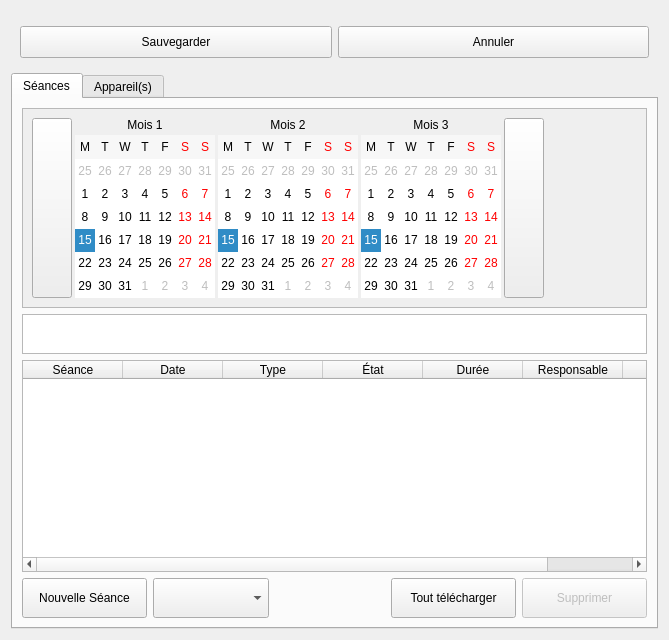
<?xml version="1.0" encoding="UTF-8"?>
<ui version="4.0">
 <class>ParticipantWidget</class>
 <widget class="QWidget" name="ParticipantWidget">
  <property name="geometry">
   <rect>
    <x>0</x>
    <y>0</y>
    <width>669</width>
    <height>640</height>
   </rect>
  </property>
  <property name="windowTitle">
   <string>Form</string>
  </property>
  <property name="styleSheet">
   <string notr="true">/*
QPushButton#btnConnect{background-color:qlineargradient(x1: 0, y1: 0, x2: 0, y2: 1, stop: 0 rgb(0, 170, 0), stop: 1 rgb(75, 200, 0));}
QPushButton#btnDelSession{background-color:qlineargradient(x1: 0, y1: 0, x2: 0, y2: 1, stop: 0 rgb(117, 0, 0), stop: 1 rgb(200, 0, 0));}
QWidget{background-color: rgba(0,0,0,0);color:white;border-radius:5px}
QWidget#mainWidget{background-color:rgba(128,128,128,25%);}
QWidget#frmProfile,QWidget#pageProfile{background-color:rgba(108,8,156,25%);}
QPlainTextEdit,QLineEdit,QListWidget,QComboBox,QTextEdit,QSpinBox{background-color: rgba(255,255,255,50%); color: black;}

QTableWidget{
background-color: rgba(0,0,0,50%);
color: white;
border: 1px solid rgba(255,255,255,50%);
}

QLabel#lblLastOnline{color:lightblue;}
QLabel#lblError,QLabel#lblCamMissing,QLabel#lblAudioMissing{color:red; background-color:rgba(255,0,0,30%);}

QPushButton:!enabled, QPushButton#btnDelSession:!enabled, QLineEdit:!enabled, QListWidget:!enabled,QComboBox:!enabled,QTextEdit:!enabled,QPlainTextEdit:!enabled,QToolButton{background-color: rgba(0,0,0,30%);color:white;border:0}
QDateEdit::down-arrow:!enabled,QTimeEdit::down-arrow:!enabled,QDateEdit::up-arrow:!enabled,QTimeEdit::up-arrow:!enabled,QComboBox::drop-down:!enabled{background-color:rgba(0,0,0,0%);}

QTextEdit#txtProfile{background-color: rgba(255,255,255,80%);color:black;border:0}
QTextEdit:!enabled#txtProfile{background-color: rgba(255,255,255,60%);color:black;border:0}

QFrame#frmSelUser{background-color:rgba(100,100,200,50%);}
QFrame#frmAudio,QFrame#frmCam1,QFrame#frmCam2,QFrame#frmSensors,QFrame#frmWebRTC,QFrame#frmVirtualCam,QFrame#frmExternalPrograms{background-color:rgba(100,100,200,35%);}

QCheckBox::indicator:unchecked:!enabled { background-color:rgba(128,0,0,100%);}
QCheckBox::indicator:checked:!enabled { background-color:green;}
QCheckBox::indicator:unchecked{ background-color:red;border-radius:3px;}
QCheckBox::indicator:checked {background-color:rgb(0,255,0);border-radius:3px;}
QCheckBox:checked{color:lightgreen;background-color:rgba(0,0,0,0%);}
QCheckBox:!checked{color:red;background-color:rgba(0,0,0,0%);}

QPushButton{background-color:qlineargradient(x1: 0, y1: 0, x2: 0, y2: 1, stop: 0 #2198c0, stop: 1 #0d5ca6);}
QPushButton:checked{background-color:rgb(128,128,128); border:1px solid rgba(255,255,255,50%);}
QPushButton:hover,QPushButton:checked{background-color:  rgba(255,255,255,75%);color:black;}
QPushButton#btnEditUser:hover{background-color:  rgba(255,255,255,75%);color:black;}
QPushButton#btnEdit,QPushButton#btnDelete,QPushButton#btnExisting{background-color:  rgba(255,255,255,0%);border:0 px;}
QPushButton#btnEdit:hover,QPushButton#btnDelete:hover,QPushButton#btnExisting:hover{background-color:  rgba(255,255,255,25%);border:0 px;}
QPushButton#btnExisting:checked{background-color:rgba(0,100,200,50%);}
QPushButton#btnUpgrade{background-color:rgba(200,0,0,90%);}

QToolButton:hover{background-color:  rgba(255,255,255,50);}

QTreeWidget::branch:closed:has-children:has-siblings  {
            border-image: none;
            image: url(:/pictures/controls/branch_closed.png);
    }
     
    QTreeView::branch:open:has-children:!has-siblings,
    QTreeView::branch:open:has-children:has-siblings   {
            border-image: none;
            image:url(:/pictures/controls/branch_opened.png);
    }

QWidget#lineOnline{background-color:blue;}
QWidget#lineOffline{background-color:red;}
QWidget#lineBoth{background-color:rgb(255,0,255);}


QTabWidget::pane { 
	background-color: rgba(128,128,140,25%);
	border-radius: 5px;
    border: 2px solid rgba(128,128,140,50%);
 }

 QTabWidget::tab-bar {
     left: 5px; 
 }


 QTabBar::tab,QTableWidget::tab,QHeaderView::section {
     background: qlineargradient(x1: 0, y1: 0, x2: 0, y2: 1,
                                 stop: 0  rgba(128,128,140,50%),  stop: 1.0  rgba(128,128,140,25%));
     border: 2px solid  rgba(128,128,140,50%);
     border-bottom: 0px;
     border-top-left-radius: 4px;
     border-top-right-radius: 4px;
     padding: 2px;
min-height:25px;
 }

 QTabBar::tab:selected, QTabBar::tab:hover {

background: qlineargradient(x1: 0, y1: 0, x2: 0, y2: 1,
                                 stop: 0  rgba(128,128,140,70%),  stop: 1.0  rgba(128,128,140,50%));
 }

 QTabBar::tab:selected {
     border-color:rgba(128,128,140,60%);
     border-bottom-color:rgba(128,128,140,60%); 
 }

 QTabBar::tab:!selected {
     margin-top: 2px; 
 }
 QCalendarWidget QWidget#qt_calendar_navigationbar { background-color: qlineargradient(x1:0, y1:0, x2:0, y2:1, stop: 0 #cccccc, stop: 1 #333333); }
    QCalendarWidget QToolButton {
    height: 20px;
    color: white;
    font-size: 12px;
	font-weight: bold;
    icon-size: 20px, 20px;
    background-color: qlineargradient(x1:0, y1:0, x2:0, y2:1, stop: 0 #cccccc, stop: 1 #333333);
    }
QCalendarWidget QMenu {
left: 20px;
color: white;
font-size: 12px;
background-color: rgb(100, 100, 100);
}
QCalendarWidget QSpinBox {
font-size:12px;
color: white;
background-color: qlineargradient(x1:0, y1:0, x2:0, y2:1, stop: 0 #cccccc, stop: 1 #333333);
selection-background-color: rgb(136, 136, 136);
selection-color: rgb(255, 255, 255);
}
QCalendarWidget QSpinBox::up-button { subcontrol-origin: border; subcontrol-position: top right;  }
QCalendarWidget QSpinBox::down-button {subcontrol-origin: border; subcontrol-position: bottom right; }
QCalendarWidget QSpinBox::up-arrow { width:16px; height:16px; }
QCalendarWidget QSpinBox::down-arrow { width:16px; height:16px; }

   
    QCalendarWidget QWidget { alternate-background-color: #0d5ca6; }
     
    
    QCalendarWidget QAbstractItemView:enabled
    {
    font-size:12px;
    color: rgb(180, 180, 180);
    background-color: black;
    selection-background-color: rgb(0,0,0);
    selection-color: rgb(0, 255, 0);
    }
     
    
    QCalendarWidget QAbstractItemView:disabled { color: rgb(64, 64, 64); }
*/
</string>
  </property>
  <layout class="QVBoxLayout" name="verticalLayout">
   <item>
    <widget class="TeraForm" name="wdgParticipant" native="true">
     <property name="sizePolicy">
      <sizepolicy hsizetype="Preferred" vsizetype="Maximum">
       <horstretch>0</horstretch>
       <verstretch>0</verstretch>
      </sizepolicy>
     </property>
    </widget>
   </item>
   <item>
    <widget class="QFrame" name="frameButtons">
     <layout class="QHBoxLayout" name="horizontalLayout_2">
      <item>
       <widget class="QPushButton" name="btnSave">
        <property name="minimumSize">
         <size>
          <width>0</width>
          <height>32</height>
         </size>
        </property>
        <property name="cursor">
         <cursorShape>PointingHandCursor</cursorShape>
        </property>
        <property name="text">
         <string>Sauvegarder</string>
        </property>
        <property name="icon">
         <iconset resource="../../resources/TeraClient.qrc">
          <normaloff>:/icons/save.png</normaloff>:/icons/save.png</iconset>
        </property>
        <property name="iconSize">
         <size>
          <width>24</width>
          <height>24</height>
         </size>
        </property>
       </widget>
      </item>
      <item>
       <widget class="QPushButton" name="btnUndo">
        <property name="enabled">
         <bool>true</bool>
        </property>
        <property name="minimumSize">
         <size>
          <width>0</width>
          <height>32</height>
         </size>
        </property>
        <property name="cursor">
         <cursorShape>PointingHandCursor</cursorShape>
        </property>
        <property name="text">
         <string>Annuler</string>
        </property>
        <property name="icon">
         <iconset resource="../../resources/TeraClient.qrc">
          <normaloff>:/icons/undo.png</normaloff>:/icons/undo.png</iconset>
        </property>
        <property name="iconSize">
         <size>
          <width>24</width>
          <height>24</height>
         </size>
        </property>
       </widget>
      </item>
     </layout>
    </widget>
   </item>
   <item>
    <widget class="QTabWidget" name="tabParticipantInfos">
     <property name="currentIndex">
      <number>0</number>
     </property>
     <property name="iconSize">
      <size>
       <width>20</width>
       <height>20</height>
      </size>
     </property>
     <widget class="QWidget" name="tabSessions">
      <attribute name="icon">
       <iconset resource="../../resources/TeraClient.qrc">
        <normaloff>:/icons/session.png</normaloff>:/icons/session.png</iconset>
      </attribute>
      <attribute name="title">
       <string>Séances</string>
      </attribute>
      <layout class="QVBoxLayout" name="verticalLayout_8">
       <item>
        <widget class="QScrollArea" name="calArea">
         <property name="sizePolicy">
          <sizepolicy hsizetype="MinimumExpanding" vsizetype="Fixed">
           <horstretch>0</horstretch>
           <verstretch>0</verstretch>
          </sizepolicy>
         </property>
         <property name="minimumSize">
          <size>
           <width>0</width>
           <height>200</height>
          </size>
         </property>
         <property name="maximumSize">
          <size>
           <width>16777215</width>
           <height>200</height>
          </size>
         </property>
         <property name="verticalScrollBarPolicy">
          <enum>Qt::ScrollBarAlwaysOff</enum>
         </property>
         <property name="horizontalScrollBarPolicy">
          <enum>Qt::ScrollBarAlwaysOff</enum>
         </property>
         <property name="widgetResizable">
          <bool>true</bool>
         </property>
         <widget class="QWidget" name="scrollAreaWidgetContents">
          <property name="geometry">
           <rect>
            <x>0</x>
            <y>0</y>
            <width>633</width>
            <height>208</height>
           </rect>
          </property>
          <layout class="QVBoxLayout" name="verticalLayout_5">
           <item>
            <layout class="QHBoxLayout" name="horLayoutCalendars">
             <property name="spacing">
              <number>3</number>
             </property>
             <item>
              <widget class="QPushButton" name="btnPrevCal">
               <property name="sizePolicy">
                <sizepolicy hsizetype="Fixed" vsizetype="Expanding">
                 <horstretch>0</horstretch>
                 <verstretch>0</verstretch>
                </sizepolicy>
               </property>
               <property name="maximumSize">
                <size>
                 <width>16777215</width>
                 <height>16777215</height>
                </size>
               </property>
               <property name="cursor">
                <cursorShape>PointingHandCursor</cursorShape>
               </property>
               <property name="text">
                <string/>
               </property>
               <property name="icon">
                <iconset resource="../../resources/TeraClient.qrc">
                 <normaloff>:/controls/branch_left.png</normaloff>:/controls/branch_left.png</iconset>
               </property>
              </widget>
             </item>
             <item>
              <layout class="QVBoxLayout" name="verticalLayout_4">
               <property name="spacing">
                <number>3</number>
               </property>
               <item>
                <widget class="QLabel" name="lblMonth1">
                 <property name="sizePolicy">
                  <sizepolicy hsizetype="Fixed" vsizetype="Fixed">
                   <horstretch>0</horstretch>
                   <verstretch>0</verstretch>
                  </sizepolicy>
                 </property>
                 <property name="minimumSize">
                  <size>
                   <width>0</width>
                   <height>0</height>
                  </size>
                 </property>
                 <property name="maximumSize">
                  <size>
                   <width>190</width>
                   <height>16777215</height>
                  </size>
                 </property>
                 <property name="text">
                  <string>Mois 1</string>
                 </property>
                 <property name="scaledContents">
                  <bool>false</bool>
                 </property>
                 <property name="alignment">
                  <set>Qt::AlignCenter</set>
                 </property>
                </widget>
               </item>
               <item>
                <widget class="HistoryCalendarWidget" name="calMonth1">
                 <property name="enabled">
                  <bool>true</bool>
                 </property>
                 <property name="sizePolicy">
                  <sizepolicy hsizetype="Maximum" vsizetype="Fixed">
                   <horstretch>0</horstretch>
                   <verstretch>0</verstretch>
                  </sizepolicy>
                 </property>
                 <property name="minimumSize">
                  <size>
                   <width>0</width>
                   <height>0</height>
                  </size>
                 </property>
                 <property name="maximumSize">
                  <size>
                   <width>5000</width>
                   <height>175</height>
                  </size>
                 </property>
                 <property name="cursor">
                  <cursorShape>PointingHandCursor</cursorShape>
                 </property>
                 <property name="toolTip">
                  <string/>
                 </property>
                 <property name="minimumDate">
                  <date>
                   <year>2013</year>
                   <month>1</month>
                   <day>1</day>
                  </date>
                 </property>
                 <property name="maximumDate">
                  <date>
                   <year>3000</year>
                   <month>1</month>
                   <day>1</day>
                  </date>
                 </property>
                 <property name="gridVisible">
                  <bool>false</bool>
                 </property>
                 <property name="selectionMode">
                  <enum>QCalendarWidget::SingleSelection</enum>
                 </property>
                 <property name="horizontalHeaderFormat">
                  <enum>QCalendarWidget::SingleLetterDayNames</enum>
                 </property>
                 <property name="verticalHeaderFormat">
                  <enum>QCalendarWidget::NoVerticalHeader</enum>
                 </property>
                 <property name="navigationBarVisible">
                  <bool>false</bool>
                 </property>
                 <property name="dateEditEnabled">
                  <bool>false</bool>
                 </property>
                </widget>
               </item>
              </layout>
             </item>
             <item>
              <layout class="QVBoxLayout" name="verticalLayout_6">
               <property name="spacing">
                <number>3</number>
               </property>
               <item>
                <widget class="QLabel" name="lblMonth2">
                 <property name="sizePolicy">
                  <sizepolicy hsizetype="Fixed" vsizetype="Fixed">
                   <horstretch>0</horstretch>
                   <verstretch>0</verstretch>
                  </sizepolicy>
                 </property>
                 <property name="maximumSize">
                  <size>
                   <width>190</width>
                   <height>16777215</height>
                  </size>
                 </property>
                 <property name="text">
                  <string>Mois 2</string>
                 </property>
                 <property name="alignment">
                  <set>Qt::AlignCenter</set>
                 </property>
                </widget>
               </item>
               <item>
                <widget class="HistoryCalendarWidget" name="calMonth2">
                 <property name="sizePolicy">
                  <sizepolicy hsizetype="Maximum" vsizetype="Fixed">
                   <horstretch>0</horstretch>
                   <verstretch>0</verstretch>
                  </sizepolicy>
                 </property>
                 <property name="maximumSize">
                  <size>
                   <width>5000</width>
                   <height>175</height>
                  </size>
                 </property>
                 <property name="cursor">
                  <cursorShape>PointingHandCursor</cursorShape>
                 </property>
                 <property name="horizontalHeaderFormat">
                  <enum>QCalendarWidget::SingleLetterDayNames</enum>
                 </property>
                 <property name="verticalHeaderFormat">
                  <enum>QCalendarWidget::NoVerticalHeader</enum>
                 </property>
                 <property name="navigationBarVisible">
                  <bool>false</bool>
                 </property>
                 <property name="dateEditEnabled">
                  <bool>false</bool>
                 </property>
                </widget>
               </item>
              </layout>
             </item>
             <item>
              <layout class="QVBoxLayout" name="verticalLayout_7">
               <property name="spacing">
                <number>3</number>
               </property>
               <item>
                <widget class="QLabel" name="lblMonth3">
                 <property name="sizePolicy">
                  <sizepolicy hsizetype="Fixed" vsizetype="Fixed">
                   <horstretch>0</horstretch>
                   <verstretch>0</verstretch>
                  </sizepolicy>
                 </property>
                 <property name="maximumSize">
                  <size>
                   <width>190</width>
                   <height>16777215</height>
                  </size>
                 </property>
                 <property name="text">
                  <string>Mois 3</string>
                 </property>
                 <property name="alignment">
                  <set>Qt::AlignCenter</set>
                 </property>
                </widget>
               </item>
               <item>
                <widget class="HistoryCalendarWidget" name="calMonth3">
                 <property name="sizePolicy">
                  <sizepolicy hsizetype="Maximum" vsizetype="Fixed">
                   <horstretch>0</horstretch>
                   <verstretch>0</verstretch>
                  </sizepolicy>
                 </property>
                 <property name="maximumSize">
                  <size>
                   <width>5000</width>
                   <height>175</height>
                  </size>
                 </property>
                 <property name="cursor">
                  <cursorShape>PointingHandCursor</cursorShape>
                 </property>
                 <property name="horizontalHeaderFormat">
                  <enum>QCalendarWidget::SingleLetterDayNames</enum>
                 </property>
                 <property name="verticalHeaderFormat">
                  <enum>QCalendarWidget::NoVerticalHeader</enum>
                 </property>
                 <property name="navigationBarVisible">
                  <bool>false</bool>
                 </property>
                 <property name="dateEditEnabled">
                  <bool>false</bool>
                 </property>
                </widget>
               </item>
              </layout>
             </item>
             <item>
              <widget class="QPushButton" name="btnNextCal">
               <property name="sizePolicy">
                <sizepolicy hsizetype="Fixed" vsizetype="Expanding">
                 <horstretch>0</horstretch>
                 <verstretch>0</verstretch>
                </sizepolicy>
               </property>
               <property name="maximumSize">
                <size>
                 <width>16777215</width>
                 <height>16777215</height>
                </size>
               </property>
               <property name="cursor">
                <cursorShape>PointingHandCursor</cursorShape>
               </property>
               <property name="text">
                <string/>
               </property>
               <property name="icon">
                <iconset resource="../../resources/TeraClient.qrc">
                 <normaloff>:/controls/branch_closed.png</normaloff>:/controls/branch_closed.png</iconset>
               </property>
               <property name="iconSize">
                <size>
                 <width>16</width>
                 <height>16</height>
                </size>
               </property>
              </widget>
             </item>
             <item>
              <spacer name="horizontalSpacer_3">
               <property name="orientation">
                <enum>Qt::Horizontal</enum>
               </property>
               <property name="sizeHint" stdset="0">
                <size>
                 <width>40</width>
                 <height>20</height>
                </size>
               </property>
              </spacer>
             </item>
            </layout>
           </item>
          </layout>
         </widget>
        </widget>
       </item>
       <item>
        <widget class="QListWidget" name="lstFilters">
         <property name="sizePolicy">
          <sizepolicy hsizetype="MinimumExpanding" vsizetype="Maximum">
           <horstretch>0</horstretch>
           <verstretch>0</verstretch>
          </sizepolicy>
         </property>
         <property name="minimumSize">
          <size>
           <width>0</width>
           <height>0</height>
          </size>
         </property>
         <property name="maximumSize">
          <size>
           <width>16777215</width>
           <height>40</height>
          </size>
         </property>
         <property name="font">
          <font>
           <pointsize>10</pointsize>
          </font>
         </property>
         <property name="editTriggers">
          <set>QAbstractItemView::NoEditTriggers</set>
         </property>
         <property name="showDropIndicator" stdset="0">
          <bool>false</bool>
         </property>
         <property name="selectionMode">
          <enum>QAbstractItemView::NoSelection</enum>
         </property>
         <property name="selectionBehavior">
          <enum>QAbstractItemView::SelectRows</enum>
         </property>
         <property name="movement">
          <enum>QListView::Static</enum>
         </property>
         <property name="flow">
          <enum>QListView::LeftToRight</enum>
         </property>
         <property name="layoutMode">
          <enum>QListView::SinglePass</enum>
         </property>
         <property name="spacing">
          <number>10</number>
         </property>
        </widget>
       </item>
       <item>
        <widget class="QTableWidget" name="tableSessions">
         <property name="editTriggers">
          <set>QAbstractItemView::NoEditTriggers</set>
         </property>
         <property name="selectionMode">
          <enum>QAbstractItemView::SingleSelection</enum>
         </property>
         <property name="selectionBehavior">
          <enum>QAbstractItemView::SelectRows</enum>
         </property>
         <property name="iconSize">
          <size>
           <width>20</width>
           <height>20</height>
          </size>
         </property>
         <property name="sortingEnabled">
          <bool>true</bool>
         </property>
         <attribute name="horizontalHeaderMinimumSectionSize">
          <number>75</number>
         </attribute>
         <attribute name="horizontalHeaderDefaultSectionSize">
          <number>100</number>
         </attribute>
         <attribute name="horizontalHeaderStretchLastSection">
          <bool>true</bool>
         </attribute>
         <column>
          <property name="text">
           <string>Séance</string>
          </property>
         </column>
         <column>
          <property name="text">
           <string>Date</string>
          </property>
          <property name="textAlignment">
           <set>AlignCenter</set>
          </property>
         </column>
         <column>
          <property name="text">
           <string>Type</string>
          </property>
          <property name="textAlignment">
           <set>AlignCenter</set>
          </property>
         </column>
         <column>
          <property name="text">
           <string>État</string>
          </property>
          <property name="textAlignment">
           <set>AlignCenter</set>
          </property>
         </column>
         <column>
          <property name="text">
           <string>Durée</string>
          </property>
          <property name="textAlignment">
           <set>AlignCenter</set>
          </property>
         </column>
         <column>
          <property name="text">
           <string>Responsable</string>
          </property>
         </column>
         <column>
          <property name="text">
           <string>Actions</string>
          </property>
         </column>
        </widget>
       </item>
       <item>
        <layout class="QHBoxLayout" name="horizontalLayout">
         <item>
          <widget class="QPushButton" name="btnConnect">
           <property name="enabled">
            <bool>true</bool>
           </property>
           <property name="sizePolicy">
            <sizepolicy hsizetype="Maximum" vsizetype="Minimum">
             <horstretch>0</horstretch>
             <verstretch>0</verstretch>
            </sizepolicy>
           </property>
           <property name="minimumSize">
            <size>
             <width>125</width>
             <height>40</height>
            </size>
           </property>
           <property name="maximumSize">
            <size>
             <width>16777215</width>
             <height>16777215</height>
            </size>
           </property>
           <property name="cursor">
            <cursorShape>PointingHandCursor</cursorShape>
           </property>
           <property name="text">
            <string>Nouvelle Séance</string>
           </property>
           <property name="icon">
            <iconset resource="../../resources/TeraClient.qrc">
             <normaloff>:/icons/new.png</normaloff>:/icons/new.png</iconset>
           </property>
           <property name="iconSize">
            <size>
             <width>24</width>
             <height>24</height>
            </size>
           </property>
           <property name="flat">
            <bool>false</bool>
           </property>
          </widget>
         </item>
         <item>
          <widget class="QComboBox" name="cmbSessionType">
           <property name="enabled">
            <bool>true</bool>
           </property>
           <property name="sizePolicy">
            <sizepolicy hsizetype="MinimumExpanding" vsizetype="Fixed">
             <horstretch>0</horstretch>
             <verstretch>0</verstretch>
            </sizepolicy>
           </property>
           <property name="minimumSize">
            <size>
             <width>0</width>
             <height>40</height>
            </size>
           </property>
           <property name="maximumSize">
            <size>
             <width>400</width>
             <height>16777215</height>
            </size>
           </property>
          </widget>
         </item>
         <item>
          <spacer name="horizontalSpacer">
           <property name="orientation">
            <enum>Qt::Horizontal</enum>
           </property>
           <property name="sizeHint" stdset="0">
            <size>
             <width>40</width>
             <height>20</height>
            </size>
           </property>
          </spacer>
         </item>
         <item>
          <widget class="QPushButton" name="btnDownloadAll">
           <property name="enabled">
            <bool>true</bool>
           </property>
           <property name="minimumSize">
            <size>
             <width>125</width>
             <height>40</height>
            </size>
           </property>
           <property name="cursor">
            <cursorShape>PointingHandCursor</cursorShape>
           </property>
           <property name="text">
            <string>Tout télécharger</string>
           </property>
           <property name="icon">
            <iconset resource="../../resources/TeraClient.qrc">
             <normaloff>:/icons/save.png</normaloff>:/icons/save.png</iconset>
           </property>
          </widget>
         </item>
         <item>
          <widget class="QPushButton" name="btnDelSession">
           <property name="enabled">
            <bool>false</bool>
           </property>
           <property name="minimumSize">
            <size>
             <width>125</width>
             <height>40</height>
            </size>
           </property>
           <property name="cursor">
            <cursorShape>PointingHandCursor</cursorShape>
           </property>
           <property name="text">
            <string>Supprimer</string>
           </property>
           <property name="icon">
            <iconset resource="../../resources/TeraClient.qrc">
             <normaloff>:/icons/delete.png</normaloff>:/icons/delete.png</iconset>
           </property>
          </widget>
         </item>
        </layout>
       </item>
      </layout>
     </widget>
     <widget class="QWidget" name="tabDevices">
      <attribute name="icon">
       <iconset resource="../../resources/TeraClient.qrc">
        <normaloff>:/icons/device.png</normaloff>:/icons/device.png</iconset>
      </attribute>
      <attribute name="title">
       <string>Appareil(s)</string>
      </attribute>
      <layout class="QHBoxLayout" name="horizontalLayout_3">
       <item>
        <layout class="QVBoxLayout" name="verticalLayout_9">
         <item>
          <widget class="QLabel" name="lblDevices">
           <property name="text">
            <string>Appareil(s) assigné(s)</string>
           </property>
           <property name="alignment">
            <set>Qt::AlignCenter</set>
           </property>
          </widget>
         </item>
         <item>
          <widget class="QListWidget" name="lstDevices">
           <property name="enabled">
            <bool>true</bool>
           </property>
           <property name="editTriggers">
            <set>QAbstractItemView::NoEditTriggers</set>
           </property>
           <property name="selectionMode">
            <enum>QAbstractItemView::SingleSelection</enum>
           </property>
           <property name="iconSize">
            <size>
             <width>24</width>
             <height>24</height>
            </size>
           </property>
          </widget>
         </item>
        </layout>
       </item>
       <item>
        <layout class="QVBoxLayout" name="verticalLayout_2">
         <item>
          <spacer name="verticalSpacer">
           <property name="orientation">
            <enum>Qt::Vertical</enum>
           </property>
           <property name="sizeHint" stdset="0">
            <size>
             <width>20</width>
             <height>40</height>
            </size>
           </property>
          </spacer>
         </item>
         <item>
          <widget class="QPushButton" name="btnAddDevice">
           <property name="enabled">
            <bool>false</bool>
           </property>
           <property name="minimumSize">
            <size>
             <width>100</width>
             <height>32</height>
            </size>
           </property>
           <property name="cursor">
            <cursorShape>PointingHandCursor</cursorShape>
           </property>
           <property name="text">
            <string>&lt;&lt;&lt; Ajouter</string>
           </property>
          </widget>
         </item>
         <item>
          <widget class="QPushButton" name="btnDelDevice">
           <property name="enabled">
            <bool>false</bool>
           </property>
           <property name="minimumSize">
            <size>
             <width>100</width>
             <height>32</height>
            </size>
           </property>
           <property name="cursor">
            <cursorShape>PointingHandCursor</cursorShape>
           </property>
           <property name="text">
            <string>Retirer &gt;&gt;&gt;</string>
           </property>
          </widget>
         </item>
         <item>
          <spacer name="verticalSpacer_2">
           <property name="orientation">
            <enum>Qt::Vertical</enum>
           </property>
           <property name="sizeHint" stdset="0">
            <size>
             <width>20</width>
             <height>40</height>
            </size>
           </property>
          </spacer>
         </item>
        </layout>
       </item>
       <item>
        <layout class="QVBoxLayout" name="verticalLayout_3">
         <item>
          <widget class="QLabel" name="lblAvailDevices">
           <property name="text">
            <string>Appareils disponibles</string>
           </property>
           <property name="alignment">
            <set>Qt::AlignCenter</set>
           </property>
          </widget>
         </item>
         <item>
          <widget class="QListWidget" name="lstAvailDevices"/>
         </item>
        </layout>
       </item>
      </layout>
     </widget>
    </widget>
   </item>
  </layout>
 </widget>
 <customwidgets>
  <customwidget>
   <class>TeraForm</class>
   <extends>QWidget</extends>
   <header>TeraForm.h</header>
   <container>1</container>
  </customwidget>
  <customwidget>
   <class>HistoryCalendarWidget</class>
   <extends>QCalendarWidget</extends>
   <header>HistoryCalendarWidget.h</header>
  </customwidget>
 </customwidgets>
 <resources>
  <include location="../../resources/TeraClient.qrc"/>
 </resources>
 <connections/>
</ui>
